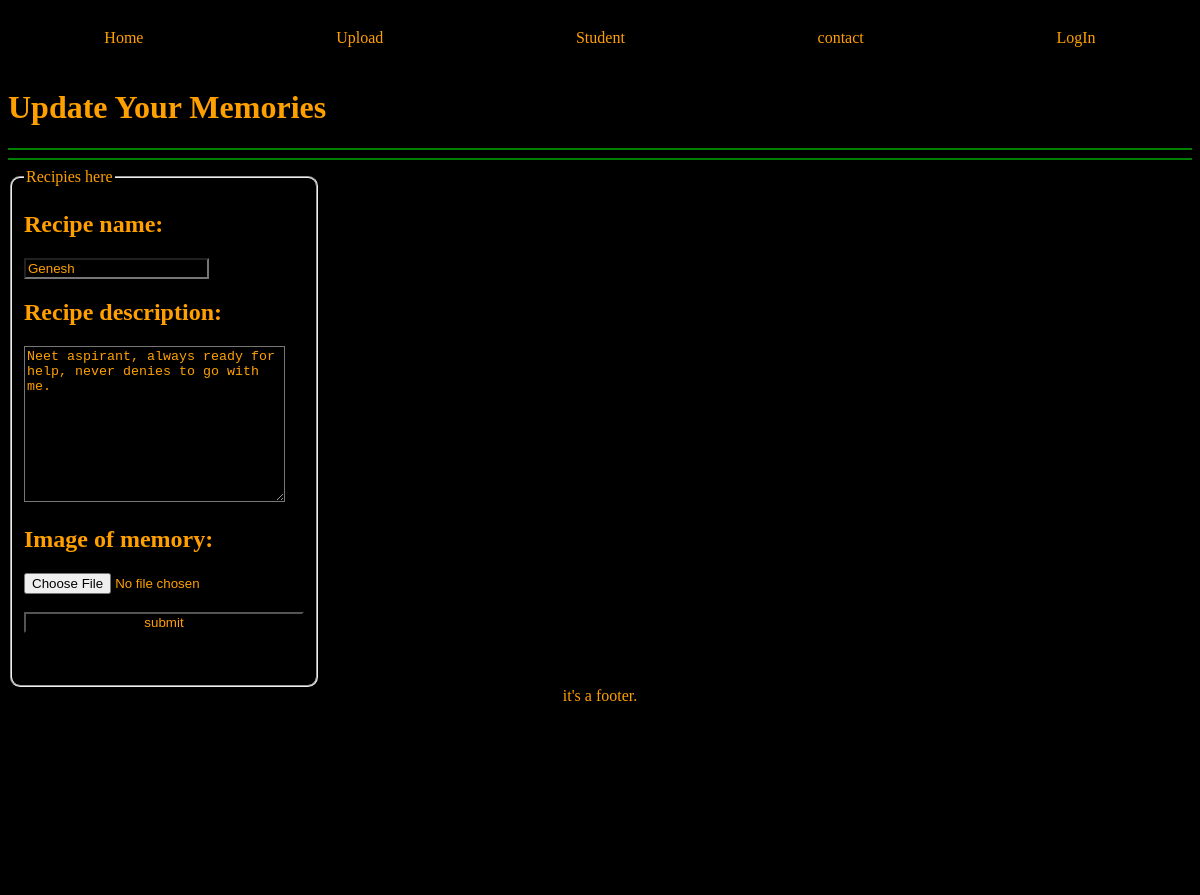
The app's page /upd_rcp/5/ with its own data.
### home/models.py (models this page shows, shortened)
class Recipies(models.Model):
    user=models.ForeignKey(User,on_delete=models.SET_NULL,null=True,blank=True)
    name=models.CharField(max_length=20)
    desc=models.CharField(max_length=500)
    img=models.ImageField(upload_to='recpimg')

### home/views.py (the view, shortened to what this page needs)
# urls.py: path('upd_rcp/<id>/',upd_rcp,name='upd_rcp'),
def upd_rcp(req,id):
    data=Recipies.objects.filter(id=id)
    data=Recipies.objects.get(id=id)
    return render(req,'upd.html',context={'data':data})

### home/TEMPLATES/upd.html (shortened to what this page needs)
{% extends "base.html"%}
{% block body %}
<h1>Update Your Memories</h1>
<hr color="green">
<hr color="green">
<form action="#" method="post" enctype="multipart/form-data">
    <fieldset>
        <legend>Recipies here</legend>
        <h2>Recipe name:</h2>
        <input type="text" name="rname" maxlength="50" class="inp" value={{data.name}}><br>
        <h2>Recipe description:</h2>
        <textarea name="rdesc" cols="30" rows="10" class="inp">{{data.desc}}</textarea><br>
        <h2>Image of memory:</h2>
        <input type="file" name="rimage" class="inp" value="{{data.img}}"><br><br>
        <input type="submit" value="submit" id="but">
    </fieldset>
</form>
{% endblock body %}

### home/TEMPLATES/upd.html (style rules this page uses)
fieldset { height: 500px; width: 280px; background-color: rgba(0, 0, 0, 0.7); border-radius: 10px; }
.inp { background-color: black; color: rgb(255,160,0); }
#but { width: 280px; color:rgb(255,160,0); background-color: black; }

### records on screen
Recipies: rname "Genesh", rdesc "Neet aspirant, always ready for help, never denies to go with me."
